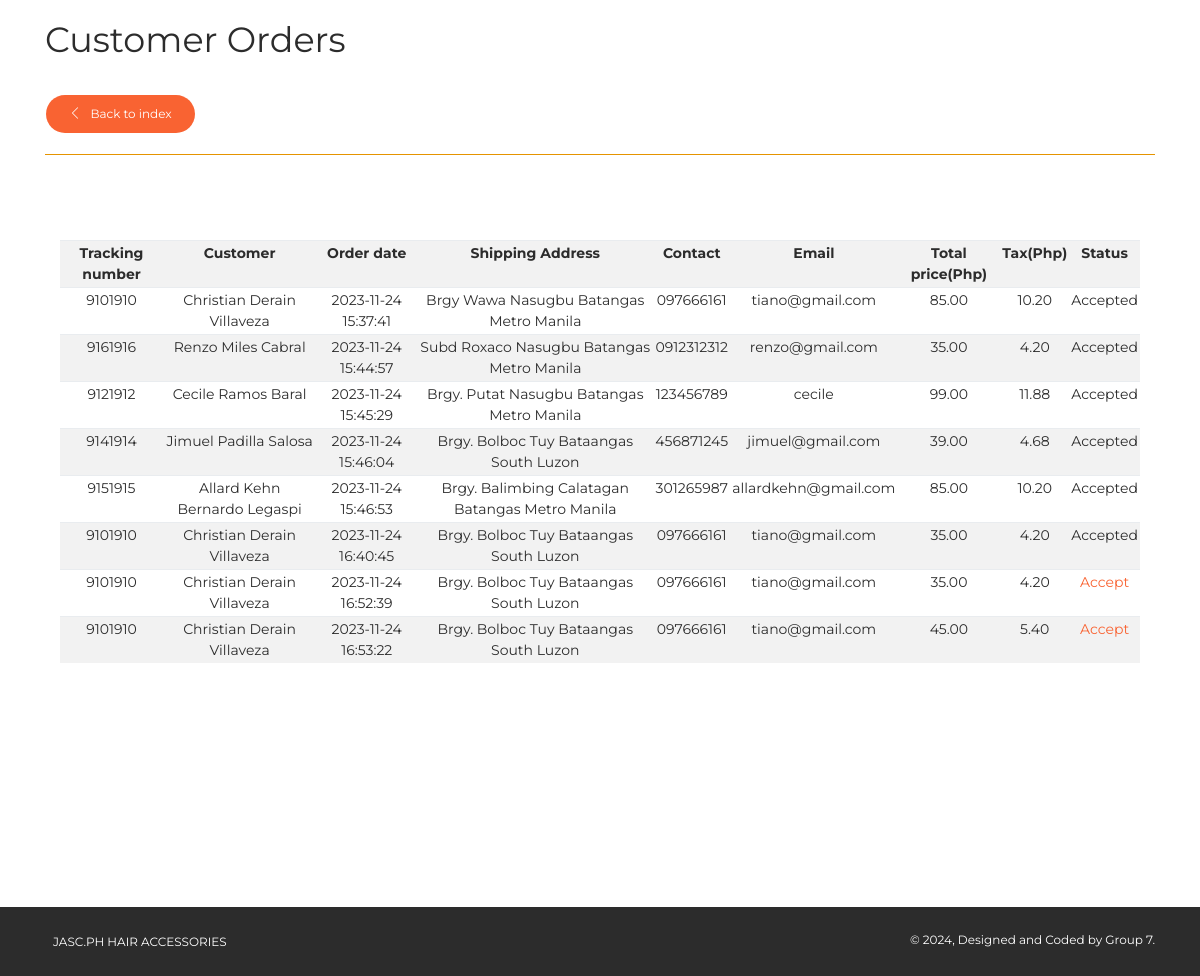
The app's page /pages/orders.php (signed in) with its own data.
### tables this page shows
CREATE TABLE `order` (
  `order_id` int(11) NOT NULL,
  `user_id` int(11) NOT NULL,
  `track_num` int(11) NOT NULL,
  `prod_name` varchar(255) NOT NULL,
  `prod_color` varchar(255) NOT NULL,
  `firstname` varchar(50) NOT NULL,
  `middlename` varchar(50) NOT NULL,
  `lastname` varchar(50) NOT NULL,
  `email` varchar(50) NOT NULL,
  `contact` varchar(50) NOT NULL,
  `shipping_add` varchar(500) NOT NULL,
  `order_date` datetime NOT NULL,
  `status` varchar(100) NOT NULL,
  `totalprice` decimal(10,2) NOT NULL,
  `tax` decimal(10,2) NOT NULL,
  `accepted` tinyint(1) DEFAULT 0
);

### pages/orders.php (the view, shortened to what this page needs)
<!DOCTYPE html>
<html lang="en">
<head>
    <link rel="stylesheet" href="https://maxcdn.bootstrapcdn.com/font-awesome/latest/css/font-awesome.min.css" />
    <link href="../assets/css/bootstrap.min.css" rel="stylesheet" />
    <link href="../assets/css/now-ui-kit.css?v=1.1.0" rel="stylesheet" />
    <link href="../assets/css/demo.css" rel="stylesheet" />
    <link rel="stylesheet" href="../plugins/datatables/dataTables.bootstrap.css">
</head>
    <div class="wrapper"><br>
        <div class="main">
            <div class="section section-basic">
                <div class="container">
                      <h2>Customer Orders</h2>
                      <a class="btn btn-primary btn-round" href="admin_index.php"><i class="now-ui-icons arrows-1_minimal-left"></i> &nbsp Back to index</a>
                      <hr color="orange">
                <div class="col-md-12">
                <br>
                <div class="panel panel-success panel-size-custom">
                        <div class="panel-body">
                                <?php
                                include('../config/dbconn.php');
                                $query = "SELECT * FROM `order` ORDER BY order_date ASC";
                                $result = mysqli_query($dbconn, $query);
                                ?>
                                <br>
                                <br>
                                <table id="tbl" class="table table-condensed table-striped">
                                    <tr>
                                        <th>Tracking number</th>
                                        <th>Customer</th>
                                        <th>Order date</th>
                                        <th>Shipping Address</th>
                                        <th>Contact</th>
                                        <th>Email</th>
                                        <th>Total price(Php)</th>
                                        <th>Tax(Php)</th>
                                        <th>Status</th>
                                    </tr>
                                    <?php
                                                        if ($result) {
                                while ($res = mysqli_fetch_array($result)) {
                                    echo "<tr>";
                                    echo "<td>" . $res['track_num'] . "</td>";
                                    echo "<td>" . $res['firstname'] . ' ' . $res['middlename'] . ' ' . $res['lastname'] . "</td>";
                                    echo "<td>" . $res['order_date'] . "</td>";
                                    echo "<td>" . $res['shipping_add'] . "</td>";
                                    echo "<td>" . $res['contact'] . "</td>";
                                    echo "<td>" . $res['email'] . "</td>";
                                    echo "<td>" . $res['totalprice'] . "</td>";
                                    echo "<td>" . $res['tax'] . "</td>";
                                    echo "<td>";
                                   if ($res['accepted']) {
                echo "Accepted";
            } else {
                echo "<a href='#' onclick='return confirmAndChangeText(this, " . $res['order_id'] . ")'>Accept</a>";
            }
                                    echo "</td>";
                                    echo "</tr>";
                                }
                        }
                    ?>
                            </table>
                                <br><br><br><br>
                        </div>
                    </div>
                </div>
            </div>
        </div>
<br><br><br><br>
<footer class="footer" data-background-color="black">
            <div class="container">
                <nav>
                    <ul>
                        <li>
                            <a href="" target="_blank">
                                 JASC.ph Hair Accessories
                            </a>
                    </ul>
                </nav>
                <div class="copyright">
                    &copy;
                    , Designed and Coded by Group 7.
                </div>
            </div>
        </footer>
    </div>
</body>
</html>

### assets/css/demo.css (style rules this page uses)
.section-basic { padding-top: 0; }

### records on screen
order: track_num "9101910", firstname "Christian", middlename "Derain", lastname "Villaveza", order_date "2023-11-24 15:37:41", shipping_add "Brgy Wawa Nasugbu Batangas Metro Manila", contact "097666161", email "tiano@gmail.com", totalprice "85.00", tax "10.20", accepted "Accepted"
order: track_num "9161916", firstname "Renzo", middlename "Miles", lastname "Cabral", order_date "2023-11-24 15:44:57", shipping_add "Subd Roxaco Nasugbu Batangas Metro Manila", contact "0912312312", email "renzo@gmail.com", totalprice "35.00", tax "4.20", accepted "Accepted"
order: track_num "9121912", firstname "Cecile", middlename "Ramos", lastname "Baral", order_date "2023-11-24 15:45:29", shipping_add "Brgy. Putat Nasugbu Batangas Metro Manila", contact "123456789", email "cecile", totalprice "99.00", tax "11.88", accepted "Accepted"
order: track_num "9141914", firstname "Jimuel", middlename "Padilla", lastname "Salosa", order_date "2023-11-24 15:46:04", shipping_add "Brgy. Bolboc Tuy Bataangas South Luzon", contact "456871245", email "jimuel@gmail.com", totalprice "39.00", tax "4.68", accepted "Accepted"
order: track_num "9151915", firstname "Allard Kehn", middlename "Bernardo", lastname "Legaspi", order_date "2023-11-24 15:46:53", shipping_add "Brgy. Balimbing Calatagan Batangas Metro Manila", contact "301265987", email "allardkehn@gmail.com", totalprice "85.00", tax "10.20", accepted "Accepted"
order: track_num "9101910", firstname "Christian", middlename "Derain", lastname "Villaveza", order_date "2023-11-24 16:40:45", shipping_add "Brgy. Bolboc Tuy Bataangas South Luzon", contact "097666161", email "tiano@gmail.com", totalprice "35.00", tax "4.20", accepted "Accepted"
order: track_num "9101910", firstname "Christian", middlename "Derain", lastname "Villaveza", order_date "2023-11-24 16:52:39", shipping_add "Brgy. Bolboc Tuy Bataangas South Luzon", contact "097666161", email "tiano@gmail.com", totalprice "35.00", tax "4.20"
order: track_num "9101910", firstname "Christian", middlename "Derain", lastname "Villaveza", order_date "2023-11-24 16:53:22", shipping_add "Brgy. Bolboc Tuy Bataangas South Luzon", contact "097666161", email "tiano@gmail.com", totalprice "45.00", tax "5.40"
